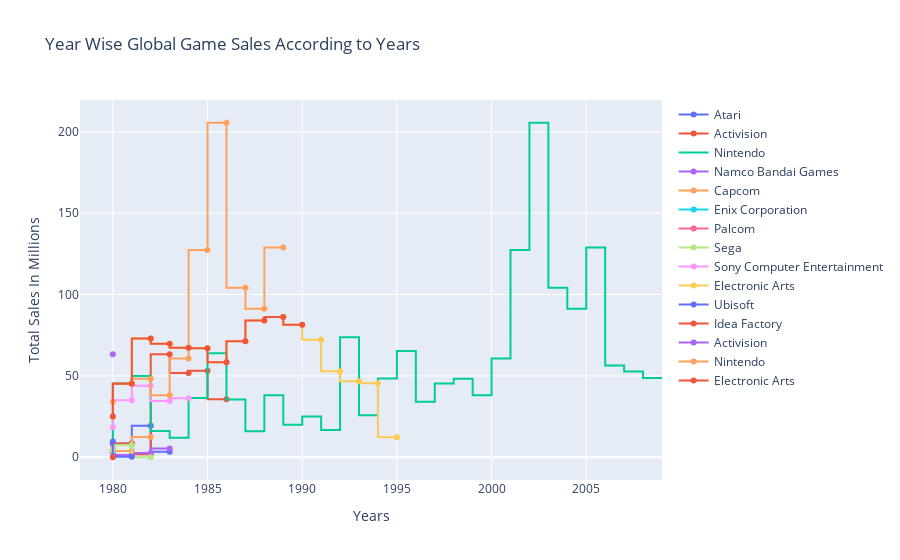

Notebook source saved alongside this figure:
### Code cell
for i in range(20,31):
    if i == 20:
        top_sales_inyears = game_sales_inyears[game_sales_inyears["Year"] == years[i]].sort_values(by = "Global_Sales", ascending = False).head(2)
        
    else:
        df = game_sales_inyears[game_sales_inyears["Year"] == years[i]].sort_values(by = "Global_Sales", ascending = False).head(2)
        top_sales_inyears = top_sales_inyears.append(df, ignore_index=True)

for p in range(len(publishers)):
    figs.append(go.Scatter(x = years, y=top_sales_inyears.Global_Sales[top_sales_inyears.Publisher == publishers[p]],
                           name=publishers[p], line_shape="vh"))
     
    
layout = dict(title="Year Wise Global Game Sales According to Years",
             xaxis = dict(title = "Years"), yaxis=dict(title = "Total Sales In Millions"))
figure=dict(data=figs, layout=layout)
iplot(figure)
